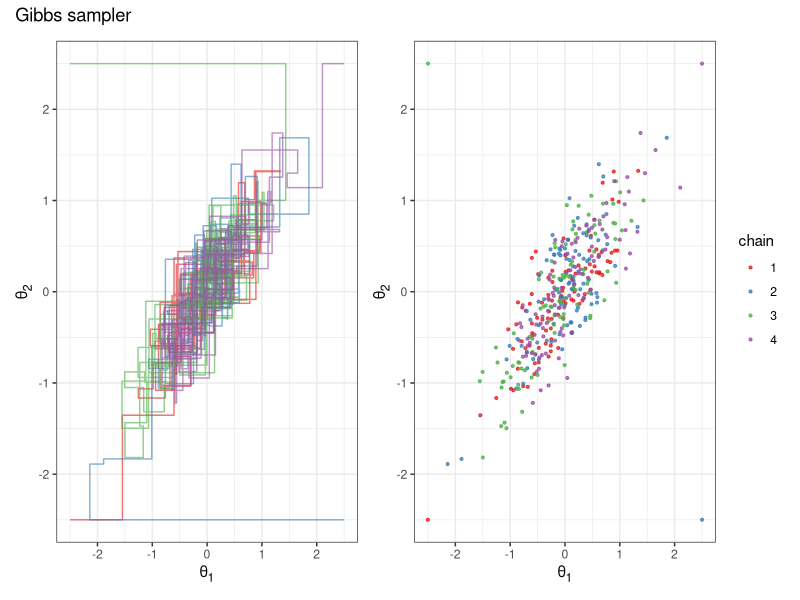
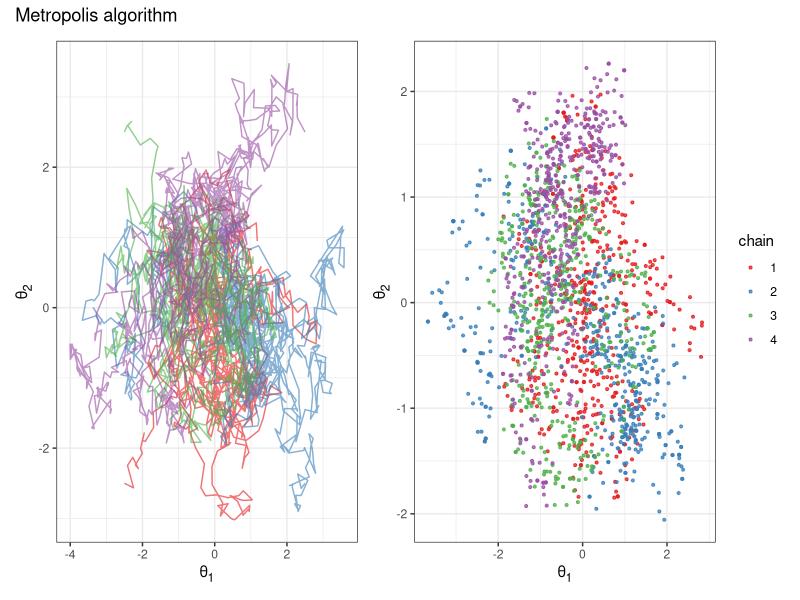

Write R code to recreate these figures, in order.
## ---- chunk 1
knitr::opts_chunk$set(echo = TRUE, dpi = 300, comment = "#>")

library(glue)
library(ggtext)
library(patchwork)
library(tidyverse)

theme_set(theme_bw())
## ---- chunk 2
chain_to_df <- function(chain, names) {
  purrr::map_dfr(chain, ~ as.data.frame(t(.x))) %>%
    tibble::as_tibble() %>%
    purrr::set_names(names)
}

# Run a single chain of a Gibbs sampler for a bivariate normal distribution.
gibbs_sample_demo <- function(data, rho, theta_t0, N = 100) {
  theta_1 <- theta_t0[[1]]
  theta_2 <- theta_t0[[2]]
  y1 <- data[[1]]
  y2 <- data[[2]]

  chain <- as.list(rep(theta_t0, n = (2 * N) + 1))
  chain[[1]] <- c(theta_1, theta_2, 1)

  for (t in seq(2, N)) {
    theta_1 <- rnorm(1, y1 + rho * (theta_2 - y2), 1 - rho^2)
    chain[[2 * (t - 1)]] <- c(theta_1, theta_2, t)
    theta_2 <- rnorm(1, y2 + rho * (theta_1 - y1), 1 - rho^2)
    chain[[2 * (t - 1) + 1]] <- c(theta_1, theta_2, t)
  }

  chain_df <- chain_to_df(chain, names = c("theta_1", "theta_2", "t"))
  return(chain_df)
}


rho <- 0.8
y <- c(0, 0)
starting_points <- list(
  c(-2.5, -2.5), c(2.5, -2.5), c(-2.5, 2.5), c(2.5, 2.5)
)

set.seed(0)
gibbs_demo_chains <- purrr::map_dfr(
  seq(1, 4),
  ~ gibbs_sample_demo(y, rho, starting_points[[.x]]) %>%
    add_column(chain = as.character(.x))
)

plot_chains <- function(chain_df, x = theta_1, y = theta_2, color = chain) {
  chain_df %>%
    ggplot(aes(x = {{ x }}, y = {{ y }}, color = {{ color }})) +
    geom_path(alpha = 0.6, show.legend = FALSE) +
    scale_color_brewer(type = "qual", palette = "Set1")
}

plot_points <- function(chain_df, x = theta_1, y = theta_2, color = chain) {
  chain_df %>%
    ggplot(aes(x = {{ x }}, y = {{ y }}, color = {{ color }})) +
    geom_point(size = 0.75, alpha = 0.75) +
    scale_color_brewer(type = "qual", palette = "Set1")
}

theta_axis_labs <- function(p) {
  p +
    theme(
      axis.title.x = element_markdown(),
      axis.title.y = element_markdown()
    ) +
    labs(x = "θ<sub>1</sub>", y = "θ<sub>2</sub>")
}

gibbs_plot_chains <- plot_chains(gibbs_demo_chains) %>%
  theta_axis_labs()

gibbs_plot_points <- gibbs_demo_chains %>%
  group_by(chain, t) %>%
  slice_tail(n = 1) %>%
  ungroup() %>%
  plot_points() %>%
  theta_axis_labs()

(gibbs_plot_chains | gibbs_plot_points) + plot_annotation(title = "Gibbs sampler")
## ---- chunk 3
calc_metropolis_density_ratio <- function(t_star, t_m1, data, prior_cov_mat) {
  numerator <- mvtnorm::dmvnorm(t_star, data, prior_cov_mat)
  denominator <- mvtnorm::dmvnorm(t_m1, data, prior_cov_mat)
  return(numerator / denominator)
}

metropolis_algorithm_demo <- function(data, theta_t0, N = 1000, quiet = FALSE) {
  theta_t <- unlist(theta_t0)
  prior_dist_mu <- data
  prior_dist_cov_mat <- matrix(c(1, 0, 0, 1), nrow = 2)
  jumping_dist_cov_mat <- prior_dist_cov_mat * 0.2^2

  chain <- as.list(rep(NA_real_, n = N + 1))
  chain[[1]] <- theta_t

  n_accepts <- 0

  for (t in seq(2, N + 1)) {
    theta_star <- mvtnorm::rmvnorm(
      n = 1, mean = theta_t, sigma = jumping_dist_cov_mat
    )[1, ]

    density_ratio <- calc_metropolis_density_ratio(
      t_star = theta_star,
      t_m1 = theta_t,
      data = data,
      prior_cov_mat = prior_dist_cov_mat
    )

    accept <- runif(1) < min(c(1, density_ratio))
    if (accept) {
      theta_t <- theta_star
      n_accepts <- n_accepts + 1
    }
    chain[[t]] <- theta_t
  }
  if (!quiet) {
    frac_accepts <- n_accepts / N
    message(glue("fraction of accepted jumps: {frac_accepts}"))
  }
  return(chain_to_df(chain, names = c("theta_1", "theta_2")))
}

set.seed(0)
metropolis_chains <- purrr::map_dfr(
  seq(1, 4),
  ~ metropolis_algorithm_demo(c(0, 0), starting_points[[.x]]) %>%
    add_column(chain = as.character(.x))
)

metropolis_plot_chains <- plot_chains(metropolis_chains) %>%
  theta_axis_labs()
metropolis_plot_points <- metropolis_chains %>%
  group_by(chain) %>%
  slice_tail(n = 500) %>%
  plot_points() %>%
  theta_axis_labs()

(metropolis_plot_chains | metropolis_plot_points) + plot_annotation(title = "Metropolis algorithm")
## ---- chunk 4
sessionInfo()
